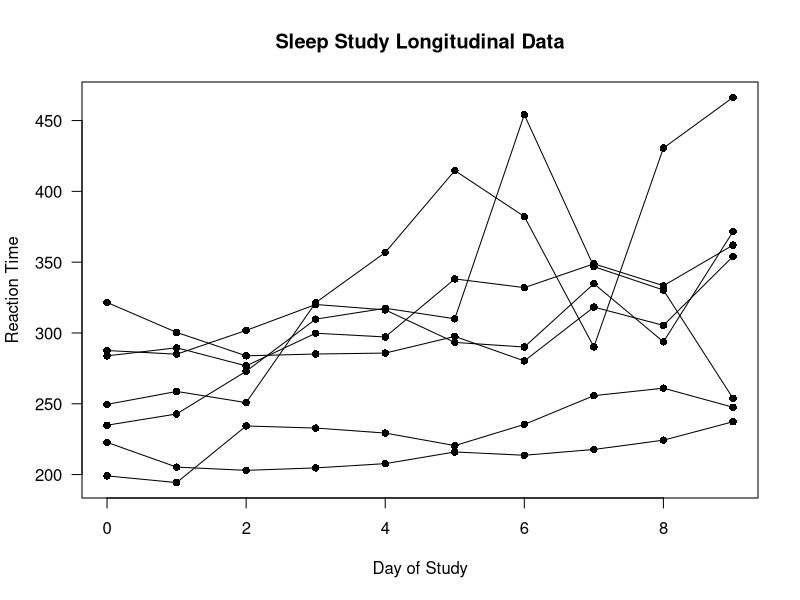
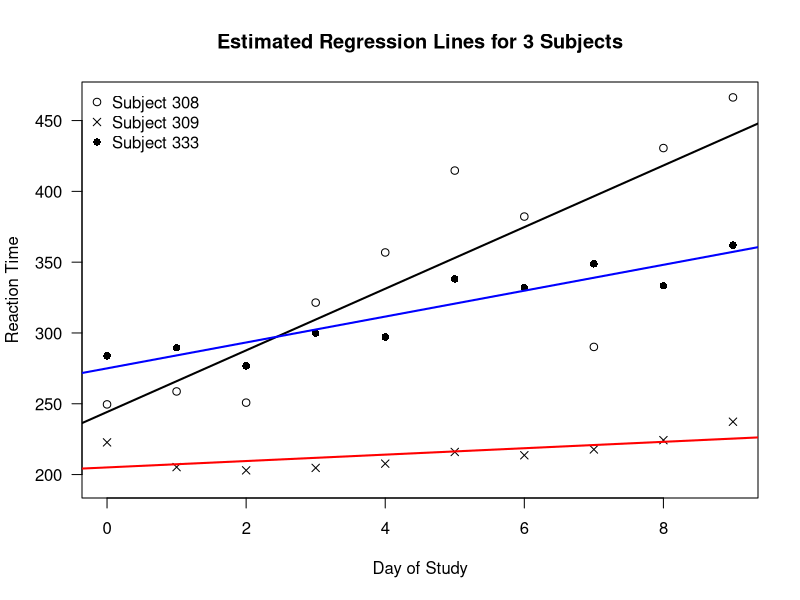
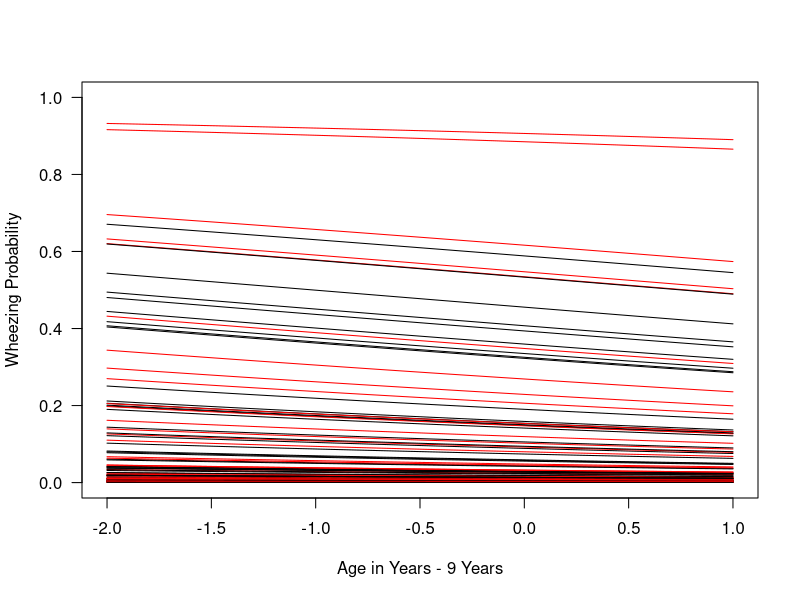

These charts were generated, in order, by the following R code:
## ---- chunk 1
library(lme4)
data(sleepstudy)
ids <- unique(sleepstudy$Subject)

plot(sleepstudy$Days, sleepstudy$Reaction, type="n",
     ylab="Reaction Time", xlab="Day of Study", las=1,
     main="Sleep Study Longitudinal Data")
for(k in 1:7) {
    ind <- sleepstudy$Subject == ids[k]
    lines(sleepstudy$Days[ind], sleepstudy$Reaction[ind])
    points(sleepstudy$Days[ind], sleepstudy$Reaction[ind], pch=16)
}
## ---- chunk 2
pc <- c(1,4,3,4,5,6,16)
cls <- c("black", "red", "black", "black","black","black", "blue")
plot(sleepstudy$Days, sleepstudy$Reaction, type="n",
     ylab="Reaction Time", xlab="Day of Study", las=1,
     main="Estimated Regression Lines for 3 Subjects")
for(k in c(1,2,7)) {
  ind <- sleepstudy$Subject == ids[k]
  points(sleepstudy$Days[ind], sleepstudy$Reaction[ind], pch=pc[k])
  tmp <- lm(Reaction ~ Days, data=sleepstudy[sleepstudy$Subject==ids[k],])
  abline(tmp$coef[1], tmp$coef[2], col=cls[k], lwd=2)
}
legend("topleft", legend=c("Subject 308", "Subject 309", "Subject 333"), pch=c(1,4,16),
       bty='n')
## ---- chunk 3
data(sleepstudy) 
dim(sleepstudy) # 18 individuals, each with 10 observations
sleepstudy[1:20,] # Data from the subjects with ids: 308 and 309
## ---- chunk 4
lmm.sleep.intercept <- lmer(Reaction ~ Days + (1|Subject), data = sleepstudy)
## ---- chunk 5
x.mat <- model.matrix(lmm.sleep.intercept)
## This design matrix should have an intercept column
## and a column which stores the "Days" variable
x.mat[1:5,]
## ---- chunk 6
## Use argument type = "random" to get random-effects design matrix
z.mat <- model.matrix(lmm.sleep.intercept, type="random")
z.mat[1:20,] # The . values in zmat correspond to zeros
## ---- chunk 7
summary(lmm.sleep.intercept)
## ---- chunk 8
lmm.sleep.slope <- lmer(Reaction ~ Days + (Days|Subject), data = sleepstudy)
## ---- chunk 9
x.mat2 <- model.matrix(lmm.sleep.slope)
## This design matrix should be the same as that from lmm.sleep.intercept
x.mat2[1:5,]
## ---- chunk 10
## Use argument type = "random" to get random-effects design matrix
z.mat2 <- model.matrix(lmm.sleep.slope, type="random")
z.mat2[1:20,] # The . values in zmat2 correspond to zeros
## ---- chunk 11
summary(lmm.sleep.slope)
## ---- chunk 12
coef( summary(lmm.sleep.slope) )
## ---- chunk 13
VarCorr( lmm.sleep.slope )

## using as.numeric( VarCorr( lmm.sleep.slope ) ) will give
## the value of the estimated variance

#as.numeric( VarCorr( lmm.sleep.slope ) )

#sqrt( as.numeric( VarCorr( lmm.sleep.slope ) ) )
## ---- chunk 14
library(geepack)
## ---- chunk 15
data(ohio)
head(ohio, 12) # look at first 12 rows of ohio
## ---- chunk 16
# id is the grouping variable
ohio.intercept <- glmer(resp ~ age + smoke + (1 | id), data = ohio, family = binomial)
## ---- chunk 17
coef(summary(ohio.intercept))
## ---- chunk 18
VarCorr(ohio.intercept)
## ---- chunk 19
beta.hat <- coef(summary(ohio.intercept))[,1]
age.vec <- seq(-2, 1, length.out = 1000)
plot(0,0, type="n", xlim=c(-2,1), ylim=c(0,1), las=1,
     xlab = "Age in Years - 9 Years", ylab = "Wheezing Probability")
for(k in 1:50) {
  u.draw1 <- rnorm(1, mean=0, sd=2.34)
  u.draw2 <- rnorm(1, mean=0, sd=2.34)
  lines(age.vec, plogis(u.draw1 + beta.hat[1] + beta.hat[2]*age.vec + beta.hat[3]))
  lines(age.vec, plogis(u.draw2 + beta.hat[1] + beta.hat[2]*age.vec), col="red")
}
